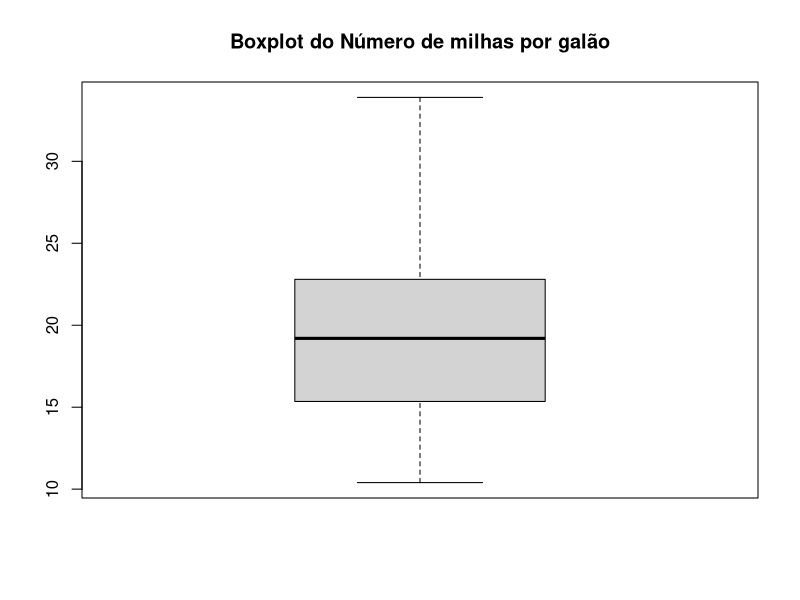
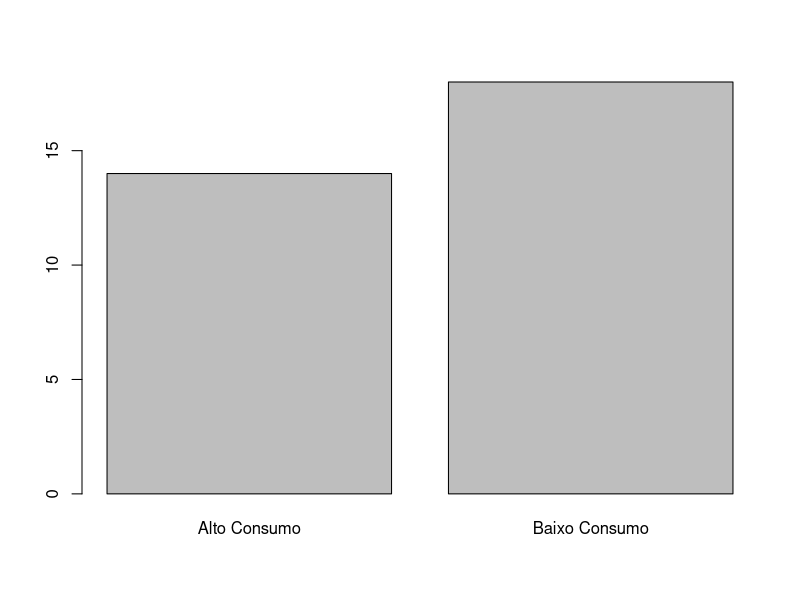

Here is the R script that generated these plots, in order:
## ---- chunk 1
knitr::opts_chunk$set(echo = TRUE)
## ---- chunk 2
data("mtcars")

head(mtcars)
## ---- chunk 3
summary(mtcars$mpg)
## ---- chunk 4
boxplot(mtcars$mpg, 
        main = "Boxplot do Número de milhas por galão")
## ---- chunk 5
table(mtcars$cyl, mtcars$am)
## ---- chunk 6
mtcars$CONSUMO = ifelse(
  mtcars$mpg > mean(mtcars$mpg), "Alto Consumo", "Baixo Consumo")

mean(mtcars$mpg)

head(mtcars[,c("mpg","CONSUMO")], 10)
## ---- chunk 7
barplot(table(mtcars$CONSUMO))
